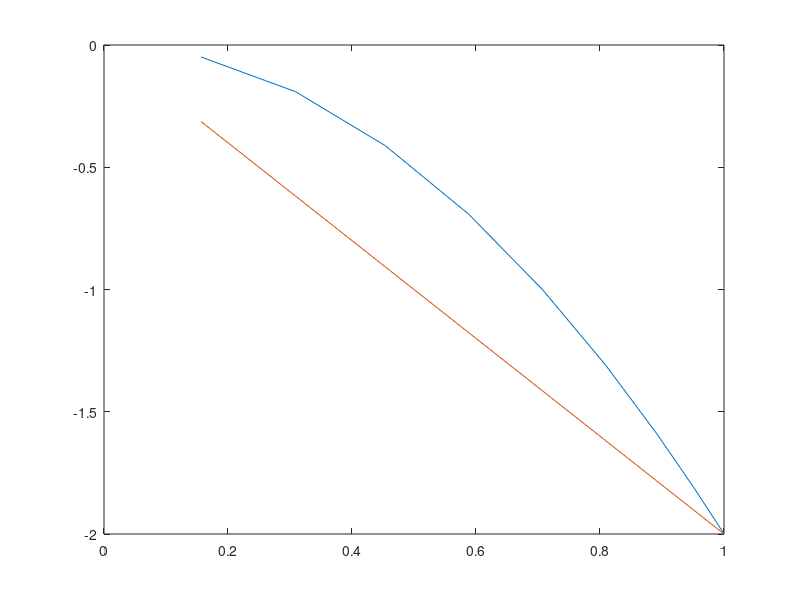

Recreate this plot in MATLAB.
%% AVL Script
clear
close all
clc

N = 10;
b2 = 1;
theta = -2;

function y_panels = CalculatePanelLenghts(b2, N)
y_panels = b2.*(cos(pi/2 .* (0:N-1)/(N)));
y_panels = flip(y_panels)';
end

function twists = CalculateTwists(b2, y_pan, theta, fun)
twists = theta.*fun(y_pan)./fun(b2);
end

f = @(x) x;
g = @(x) x.^2;

y = CalculatePanelLenghts(b2, N)
twists_f = CalculateTwists(b2, y, theta, f)
twists_g = CalculateTwists(b2, y, theta, g)

plot(y, twists_g, y, twists_f)